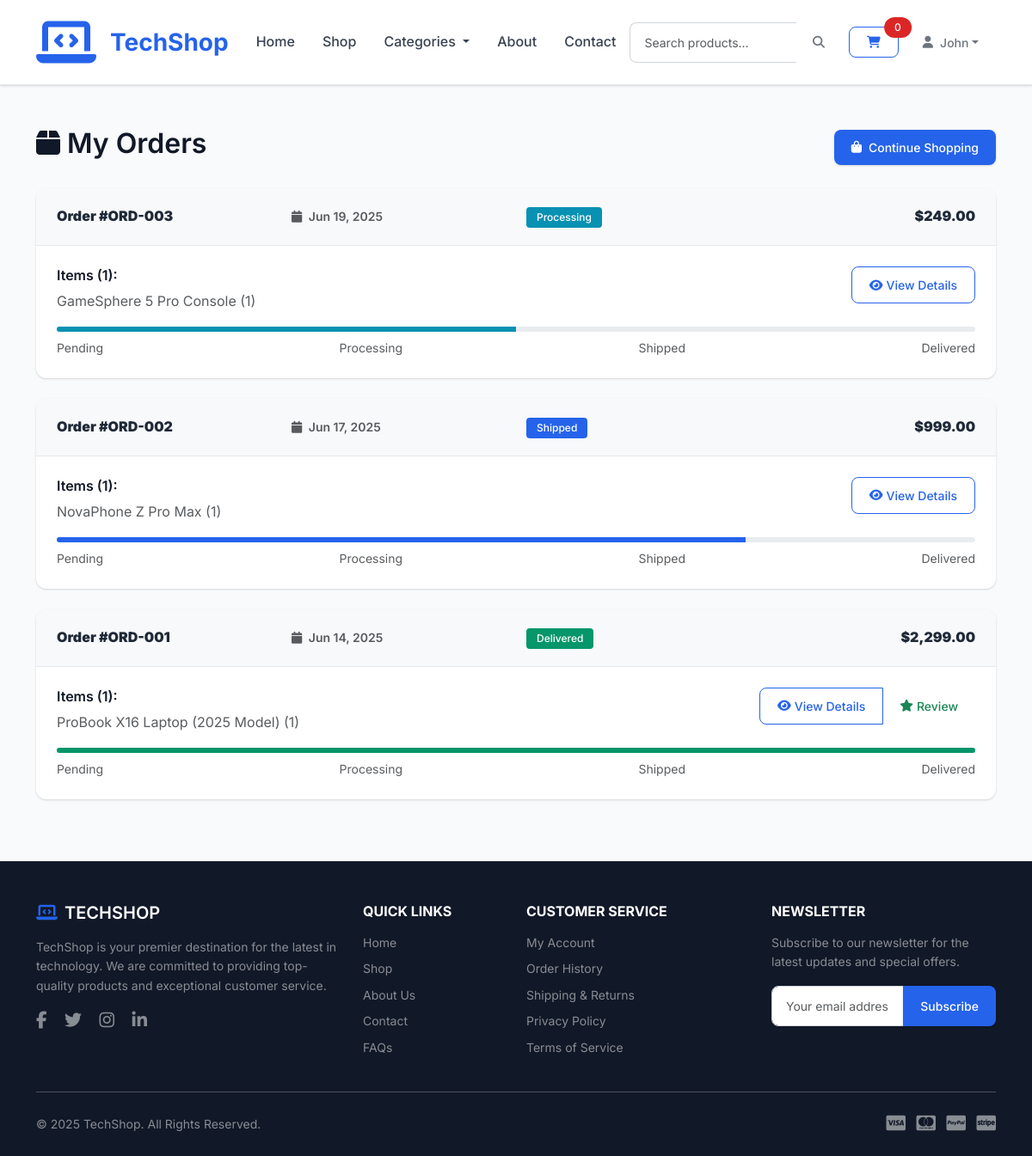
The app's page /frontend/orders.php (signed in) with its own data.
### tables this page shows
CREATE TABLE `orders` (
  `id` int(11) NOT NULL AUTO_INCREMENT,
  `user_id` int(11) NOT NULL,
  `order_number` varchar(50) NOT NULL,
  `total_amount` decimal(10,2) NOT NULL,
  `shipping_amount` decimal(10,2) DEFAULT 0.00,
  `tax_amount` decimal(10,2) DEFAULT 0.00,
  `discount_amount` decimal(10,2) DEFAULT 0.00,
  `shipping_name` varchar(100) NOT NULL,
  `shipping_address` text NOT NULL,
  `shipping_city` varchar(50) NOT NULL,
  `shipping_postal` varchar(20) NOT NULL,
  `shipping_phone` varchar(20) DEFAULT NULL,
  `billing_name` varchar(100) NOT NULL,
  `billing_address` text NOT NULL,
  `billing_city` varchar(50) NOT NULL,
  `billing_postal` varchar(20) NOT NULL,
  `payment_method` varchar(50) NOT NULL,
  `payment_status` enum('pending','paid','failed','refunded') DEFAULT 'pending',
  `status` enum('pending','processing','shipped','delivered','cancelled') DEFAULT 'pending',
  `notes` text DEFAULT NULL,
  `tracking_number` varchar(100) DEFAULT NULL,
  `shipped_at` timestamp NULL DEFAULT NULL,
  `delivered_at` timestamp NULL DEFAULT NULL,
  `created_at` timestamp NULL DEFAULT current_timestamp(),
  `updated_at` timestamp NULL DEFAULT current_timestamp() ON UPDATE current_timestamp(),
  PRIMARY KEY (`id`),
  UNIQUE KEY `order_number` (`order_number`),
  KEY `user_id` (`user_id`),
  KEY `idx_status` (`status`),
  CONSTRAINT `orders_ibfk_1` FOREIGN KEY (`user_id`) REFERENCES `users` (`id`) ON DELETE CASCADE
);

### config/config.php (called while the page is built, shortened)
<?php
function formatPrice($price) {
    return '$' . number_format((float)$price, 2);
}
?>

### frontend/orders.php (the view, shortened to what this page needs)
<?php
include 'includes/header.php';
try {
    $stmt = $pdo->prepare("
        SELECT o.*,
               COUNT(oi.id) as item_count,
               GROUP_CONCAT(CONCAT(p.name, ' (', oi.quantity, ')') SEPARATOR ', ') as items
        FROM orders o
        LEFT JOIN order_items oi ON o.id = oi.order_id
        LEFT JOIN products p ON oi.product_id = p.id
        WHERE o.user_id = ?
        GROUP BY o.id
        ORDER BY o.created_at DESC
    ");
    $stmt->execute([$_SESSION['user_id']]);
    $orders = $stmt->fetchAll();
} catch (PDOException $e) {
    error_log("Orders page error: " . $e->getMessage());
    $orders = [];
    setAlert('Error loading orders. Please try again later.', 'danger');
}
?>
<div class="container py-5">
    <div class="row">
        <div class="col-12">
            <div class="d-flex justify-content-between align-items-center mb-4">
                <h2><i class="fas fa-box me-2"></i>My Orders</h2>
                <a href="<?php echo FRONTEND_URL; ?>/shop.php" class="btn btn-primary">
                    <i class="fas fa-shopping-bag me-2"></i>Continue Shopping
                </a>
            </div>
            <?php if (empty($orders)): ?>
            <div class="text-center py-5">
                <div class="mb-4">
                    <i class="fas fa-box-open fa-5x text-muted"></i>
                </div>
                <h4 class="text-muted">No Orders Yet</h4>
                <p class="text-muted">You haven't placed any orders yet. Start shopping to see your orders here.</p>
                <a href="<?php echo FRONTEND_URL; ?>/shop.php" class="btn btn-primary">
                    <i class="fas fa-shopping-bag me-2"></i>Start Shopping
                </a>
            </div>
            <?php else: ?>
            <div class="row">
                <?php foreach ($orders as $order): ?>
                <div class="col-12 mb-4">
                    <div class="card shadow-sm">
                        <div class="card-header bg-light">
                            <div class="row align-items-center">
                                <div class="col-md-3">
                                    <strong>Order #<?php echo htmlspecialchars($order['order_number']); ?></strong>
                                </div>
                                <div class="col-md-3">
                                    <small class="text-muted">
                                        <i class="fas fa-calendar me-1"></i>
                                        <?php echo date('M j, Y', strtotime($order['created_at'])); ?>
                                    </small>
                                </div>
                                <div class="col-md-3">
                                    <span class="badge bg-<?php echo getOrderStatusColor($order['status']); ?>">
                                        <?php echo ucfirst($order['status']); ?>
                                    </span>
                                </div>
                                <div class="col-md-3 text-end">
                                    <strong><?php echo formatPrice($order['total_amount']); ?></strong>
                                </div>
                            </div>
                        </div>
                        <div class="card-body">
                            <div class="row">
                                <div class="col-md-8">
                                    <h6 class="mb-2">Items (<?php echo $order['item_count']; ?>):</h6>
                                    <p class="text-muted mb-0"><?php echo htmlspecialchars($order['items']); ?></p>
                                </div>
                                <div class="col-md-4 text-end">
                                    <div class="btn-group" role="group">
                                        <button type="button" class="btn btn-outline-primary btn-sm"
                                                onclick="viewOrderDetails(<?php echo $order['id']; ?>)">
                                            <i class="fas fa-eye me-1"></i>View Details
                                        </button>
                                        <?php if ($order['status'] === 'delivered'): ?>
                                        <button type="button" class="btn btn-outline-success btn-sm">
                                            <i class="fas fa-star me-1"></i>Review
                                        </button>
                                        <?php endif; ?>
                                    </div>
                                </div>
                            </div>
                            <div class="mt-3">
                                <div class="progress" style="height: 6px;">
                                    <?php
                                    $progress = 0;
                                    switch ($order['status']) {
                                        case 'processing': $progress = 50; break;
                                        case 'shipped': $progress = 75; break;
                                        case 'delivered': $progress = 100; break;
                                    }
                                    ?>
                                    <div class="progress-bar bg-<?php echo getOrderStatusColor($order['status']); ?>"
                                         style="width: <?php echo $progress; ?>%"></div>
                                </div>
                                <div class="d-flex justify-content-between mt-2">
                                    <small class="text-muted">Pending</small>
                                    <small class="text-muted">Processing</small>
                                    <small class="text-muted">Shipped</small>
                                    <small class="text-muted">Delivered</small>
                                </div>
                            </div>
                        </div>
                    </div>
                </div>
                <?php endforeach; ?>
            </div>
            <?php endif; ?>
        </div>
    </div>
</div>
<?php include 'includes/footer.php'; ?>
<?php
function getOrderStatusColor($status) {
    $status_colors = [
        'pending' => 'warning',
        'processing' => 'info',
        'shipped' => 'primary',
        'delivered' => 'success',
        'cancelled' => 'danger'
    ];
    return isset($status_colors[$status]) ? $status_colors[$status] : 'secondary';
}
?>

### frontend/assets/css/style.css (style rules this page uses)
:root { --primary-color: #2563eb; --primary-dark: #1d4ed8; --primary-light: #3b82f6; --secondary-color: #64748b; --success-color: #059669; --danger-color: #dc2626; --warning-color: #d97706; --info-color: #0891b2; --light-color: #f8fafc; --dark-color: #1e293b; --white: #ffffff; --gray-50: #f9fafb; --gray-100: #f3f4f6; --gray-200: #e5e7eb; --gray-300: #d1d5db; --gray-400: #9ca3af; --gray-500: #6b7280; --gray-600: #4b5563; --gray-700: #374151; --gray-800: #1f2937; --gray-900: #111827; --border-radius: 0.5rem; --border-radius-sm: 0.25rem; --border-radius-lg: 0.75rem; --box-shadow: 0 1px 3px 0 rgba(0, 0, 0, 0.1), 0 1px 2px 0 rgba(0, 0, 0, 0.06); --box-shadow-md: 0 4px 6px -1px rgba(0, 0, 0, 0.1), 0 2px 4px -1px rgba(0, 0, 0, 0.06); --box-shadow-lg: 0 10px 15px -3px rgba(0, 0, 0, 0.1), 0 4px 6px -2px rgba(0, 0, 0, 0.05); --transition: all 0.2s cubic-bezier(0.4, 0, 0.2, 1); }
* { margin: 0; padding: 0; box-sizing: border-box; }
body { font-family: "Inter", -apple-system, BlinkMacSystemFont, "Segoe UI", Roboto, "Helvetica Neue", Arial, sans-serif; line-height: 1.6; color: var(--gray-800); background-color: var(--gray-50); font-size: 16px; }
h1, h2, h3, h4, h5, h6 { font-weight: 600; line-height: 1.25; color: var(--gray-900); }
.btn { border-radius: var(--border-radius); font-weight: 500; transition: var(--transition); padding: 0.625rem 1.25rem; font-size: 0.875rem; border: none; cursor: pointer; display: inline-flex; align-items: center; justify-content: center; text-decoration: none; }
.btn-primary { background-color: var(--primary-color); color: var(--white); box-shadow: var(--box-shadow); }
.btn-outline-primary { color: var(--primary-color); border: 1px solid var(--primary-color); background-color: transparent; }
.card-body { padding: 1.5rem; }
.card { border: none; border-radius: var(--border-radius-lg); box-shadow: var(--box-shadow); background-color: var(--white); overflow: hidden; }
.card-header { background-color: var(--gray-50); border-bottom: 1px solid var(--gray-200); font-weight: 600; color: var(--gray-800); padding: 1.25rem 1.5rem; }
.badge { font-size: 0.75rem; font-weight: 500; padding: 0.375rem 0.75rem; border-radius: var(--border-radius-sm); }
.bg-success { background-color: var(--success-color) !important; }
.bg-info { background-color: var(--info-color) !important; }
.bg-primary { background-color: var(--primary-color) !important; }
.shadow-sm { box-shadow: var(--box-shadow) !important; }

### records on screen
orders: order_number "ORD-003", created_at "Jun 19, 2025", status "Processing", total_amount "$249.00", item_count "1", items "GameSphere 5 Pro Console (1)"
orders: order_number "ORD-002", created_at "Jun 17, 2025", status "Shipped", total_amount "$999.00", item_count "1", items "NovaPhone Z Pro Max (1)"
orders: order_number "ORD-001", created_at "Jun 14, 2025", status "Delivered", total_amount "$2,299.00", item_count "1", items "ProBook X16 Laptop (2025 Model) (1)", shows "Review"

### other values on screen
SITE_NAME "TechShop"
getCartCount() "0"
explode(' ', $_SESSION['user_name'])[0] "John"
SITE_NAME "TECHSHOP"
